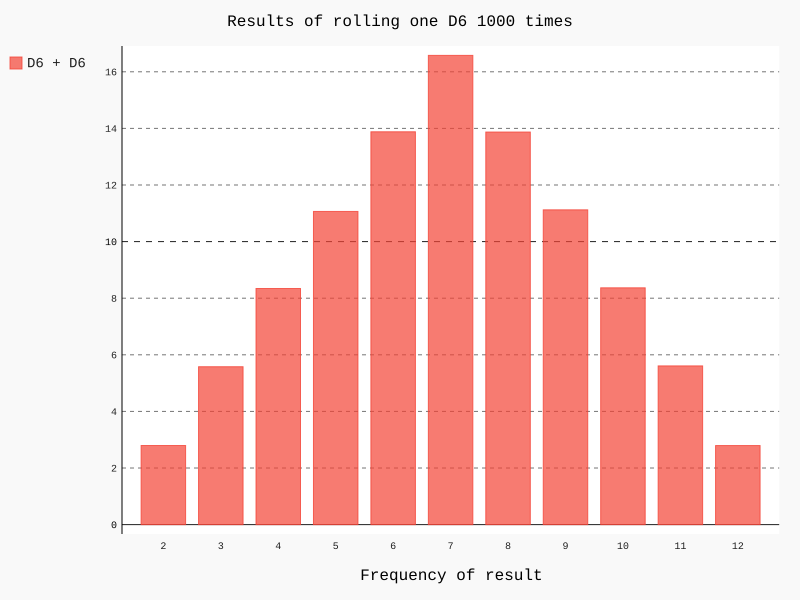

Write the Python code that produced this figure.
import pygal
from die import Die

# create a D6
die_1 = Die()
die_2 = Die()

# Make some rolls, and store result
results = []
for roll_num in range(1000000):
    result = die_1.roll() + die_2.roll()
    results.append(result)

# analize the results
frequencies = []
max_result = die_1.num_sides + die_2.num_sides
for value in range(2, max_result+1):
    frequency = results.count(value)
    frequencies.append((frequency/1000000)*100)

print(frequencies)

# visualize the resuts
hist = pygal.Bar()

hist.title = "Results of rolling one D6 1000 times"
hist.x_labels = ["2", "3", "4", "5", "6", "7", "8", "9", "10", "11", "12"]
hist.x_title = "Frequency of result"

hist.add("D6 + D6", frequencies)
hist.render_to_file("die_visual.svg")
